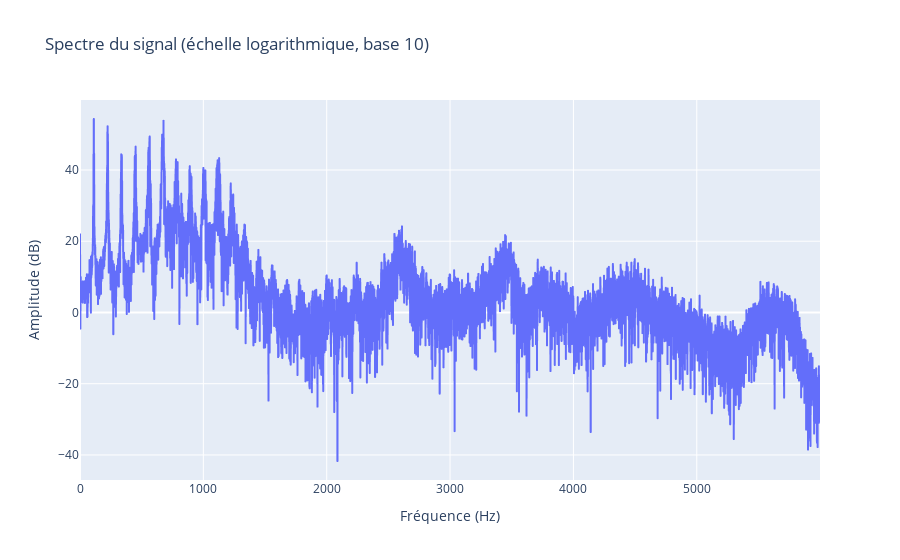
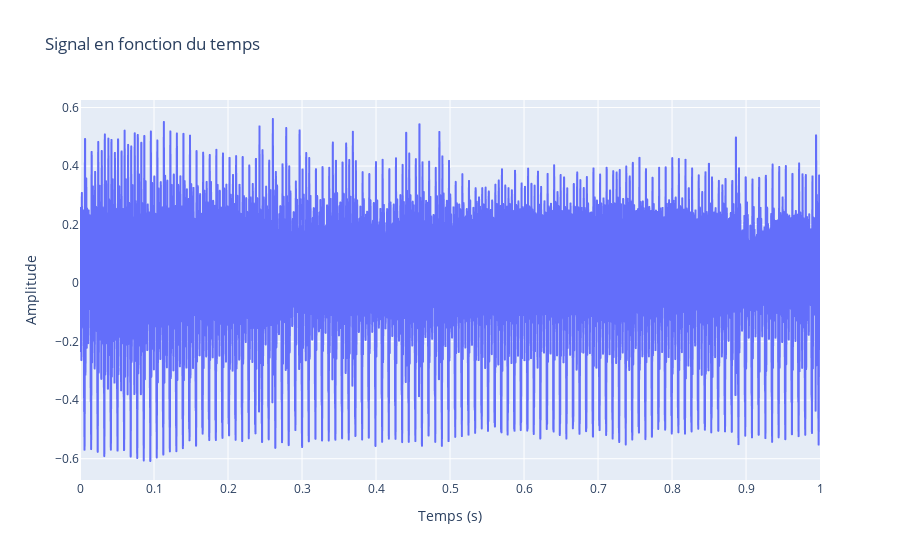
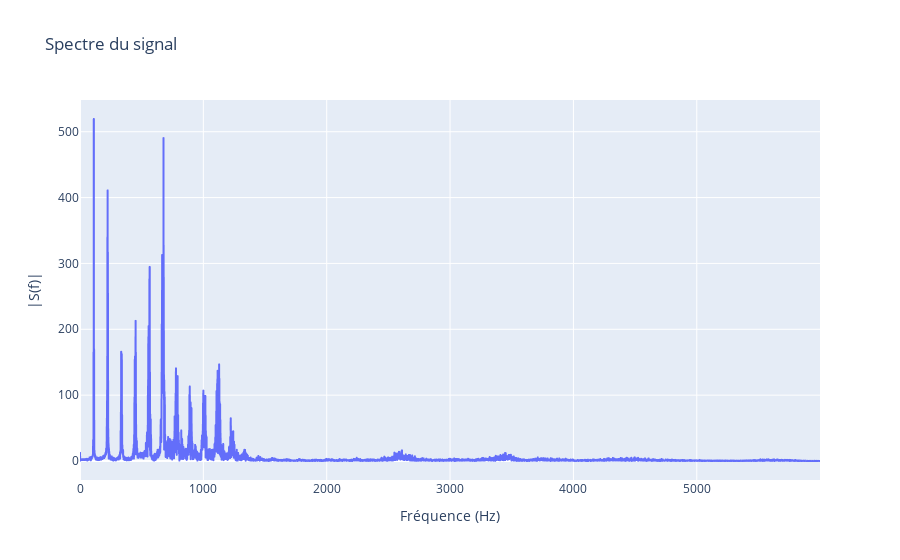

Here is the notebook cell these charts were saved with, in order:
### Code cell
import numpy as np
import msicpe.san as san
from plotly import express as px
import scipy.signal as signal

signal_dict = np.load("signal_4.npz")   


s = signal_dict["s"]               
t = signal_dict["t"]               


fig_time = px.line(
    x=t,
    y=s,
    labels={"x": "Temps (s)", "y": "Amplitude"},
    title="Signal en fonction du temps"
)



f, S = san.trans_fourier(s, t)


fig_spectre = px.line(
    x=f,
    y=np.abs(S),
    labels={"x": "Fréquence (Hz)", "y": "|S(f)|"},
    title="Spectre du signal"
)
log_S = 20 * np.log10(np.abs(S))
fig_spectre_log = px.line(
    x=f,
    y=log_S,
    labels={"x": "Fréquence (Hz)", "y": "Amplitude (dB)"},
    title="Spectre du signal (échelle logarithmique)"
)

fig_spectre_log.show()
fig_time.show()
fig_spectre.show()

#nombre d'harmonqiue pour detecter la voyelle , comparer les caractérisqtique sspectrales , mesurer comment deux voyelles sont proches basées sur les amplitudes des harmoniques

### Figure 1 — Plotly figure (JSON) as saved in the notebook; plotly's stock layout.template omitted (floating-point values rounded to 4 significant figures; data arrays with more than 128 entries replaced by an {"elided": "..."} marker saying what was removed)
{"data": [{"hovertemplate": "Fréquence (Hz)=%{x}<br>Amplitude (dB)=%{y}<extra></extra>", "legendgroup": "", "line": {"color": "#636efa", "dash": "solid"}, "marker": {"symbol": "circle"}, "mode": "lines", "name": "", "showlegend": false, "type": "scattergl", "x": {"elided": "6000 float values"}, "xaxis": "x", "y": {"elided": "6000 float values"}, "yaxis": "y"}], "layout": {"legend": {"tracegroupgap": 0}, "title": {"text": "Spectre du signal (échelle logarithmique, base 10)"}, "xaxis": {"anchor": "y", "domain": [0, 1], "title": {"text": "Fréquence (Hz)"}}, "yaxis": {"anchor": "x", "domain": [0, 1], "title": {"text": "Amplitude (dB)"}}}}

### Figure 2 — Plotly figure (JSON) as saved in the notebook; plotly's stock layout.template omitted (floating-point values rounded to 4 significant figures; data arrays with more than 128 entries replaced by an {"elided": "..."} marker saying what was removed)
{"data": [{"hovertemplate": "Temps (s)=%{x}<br>Amplitude=%{y}<extra></extra>", "legendgroup": "", "line": {"color": "#636efa", "dash": "solid"}, "marker": {"symbol": "circle"}, "mode": "lines", "name": "", "showlegend": false, "type": "scattergl", "x": {"elided": "12000 float values"}, "xaxis": "x", "y": {"elided": "12000 float values"}, "yaxis": "y"}], "layout": {"legend": {"tracegroupgap": 0}, "title": {"text": "Signal en fonction du temps"}, "xaxis": {"anchor": "y", "domain": [0, 1], "title": {"text": "Temps (s)"}}, "yaxis": {"anchor": "x", "domain": [0, 1], "title": {"text": "Amplitude"}}}}

### Figure 3 — Plotly figure (JSON) as saved in the notebook; plotly's stock layout.template omitted (floating-point values rounded to 4 significant figures; data arrays with more than 128 entries replaced by an {"elided": "..."} marker saying what was removed)
{"data": [{"hovertemplate": "Fréquence (Hz)=%{x}<br>|S(f)|=%{y}<extra></extra>", "legendgroup": "", "line": {"color": "#636efa", "dash": "solid"}, "marker": {"symbol": "circle"}, "mode": "lines", "name": "", "showlegend": false, "type": "scattergl", "x": {"elided": "6000 float values"}, "xaxis": "x", "y": {"elided": "6000 float values"}, "yaxis": "y"}], "layout": {"legend": {"tracegroupgap": 0}, "title": {"text": "Spectre du signal"}, "xaxis": {"anchor": "y", "domain": [0, 1], "title": {"text": "Fréquence (Hz)"}}, "yaxis": {"anchor": "x", "domain": [0, 1], "title": {"text": "|S(f)|"}}}}
